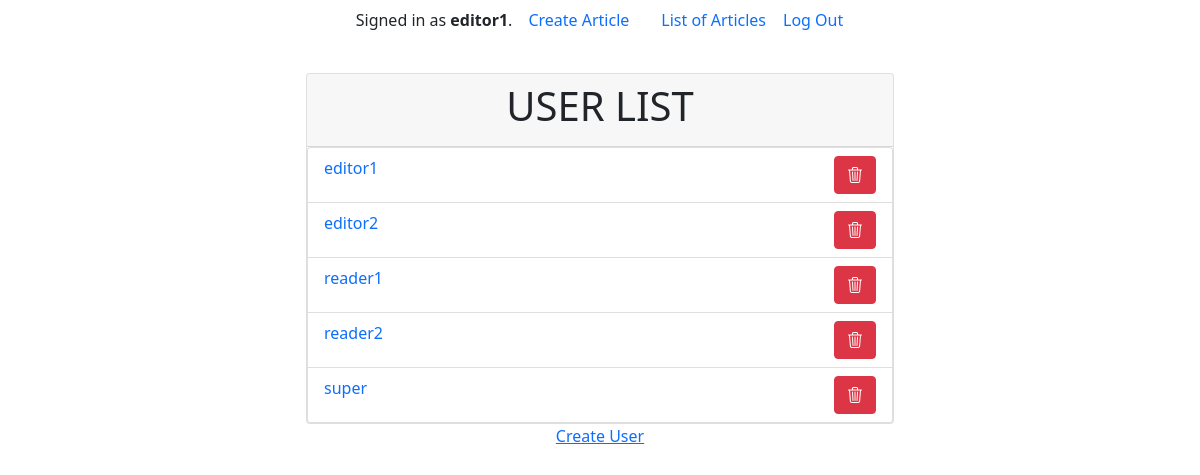
The page /management/users/ (signed in) on the database as committed earlier.
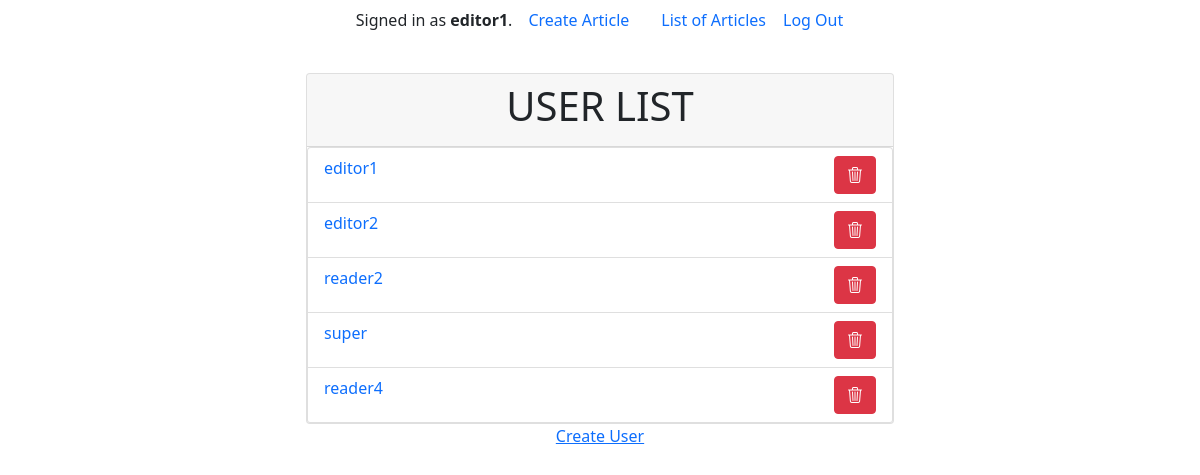
The same page on the database as committed later.
### news/models.py (models this page shows)
class User(AbstractUser):
    is_editor = models.BooleanField(default=False)
    is_reader = models.BooleanField(default=True)
    groups = models.ManyToManyField(
        Group,
        related_name='news_user_set',  # Add this line
        blank=True,
        help_text='The groups this user belongs to.',
        verbose_name='groups',
    )
    user_permissions = models.ManyToManyField(
        Permission,
        related_name='news_user_permissions_set',  # Add this line
        blank=True,
        help_text='Specific permissions for this user.',
        verbose_name='user permissions',
    )

### user_management/views.py (the view)
# urls.py: path('users/', views.user_list, name='user_list'),
@login_required(login_url=reverse_lazy('management:login'))
def user_list(request):
    users = User.objects.all()
    return render(request, 'user_management/user_list.html', {'users': users})

### user_management/templates/user_management/user_list.html (shortened to what this page needs)
{% extends "user_management/layout.html" %}
{% block body %}
<div class="card width">
  <div class="card-header">
    <h1 class="text-center text-uppercase">
      User List
    </h1>
  </div>
  <div class="list-group">
    {% for user in users %}
    <div
    class="list-group-item list-group-item-action d-flex flex-row justify-content-between"
    aria-current="true">
    <a href="{% url 'management:user_detail' user.id %}"
    class="text-decoration-none col-10"
    aria-current="true">
      {{ user.username }}
    </a>
    <form method="post" action="{% url 'management:user_delete' user.id %}">
      <button class="btn btn-danger">
        <i class="bi bi-trash3"></i>
      </button>
    </form>
    </div>
    {% endfor %}
  </div>
</div>
<a href="{% url 'management:user_create' %}">
  Create User
</a>
{% endblock %}

### user_management/templates/user_management/layout.html (shortened to what this page needs)
{% load static %}
<!DOCTYPE html>
<html lang="en">
    <head>
        <link href="https://cdn.jsdelivr.net/npm/bootstrap@5.0.2/dist/css/bootstrap.min.css" rel="stylesheet">
        <link rel="stylesheet" href="https://cdn.jsdelivr.net/npm/bootstrap-icons@1.11.3/font/bootstrap-icons.min.css">
        <link rel="stylesheet" href="{% static 'user_management/styles.css' %}">
    </head>
    <body>
        <div class="container-fluid min-vh-100 d-flex align-items-center position-relative flex-column">
            <div class="d-none d-md-block w-100">
                <ul class="nav justify-content-center w-100">
                    <li class="nav-item my-auto">
                        {% if user.is_authenticated %}
                            Signed in as <strong>{{ user.username }}</strong>.
                        {% else %}
                            Not signed in.
                        {% endif %}
                    </li>
                    {% if user.is_authenticated %}
                        {% if user.is_superuser %}
                            <li class="nav-item my-auto">
                                <a class="nav-link" href="{% url 'management:user_list' %}">User List</a>
                            </li>
                            <li class="nav-item my-auto">
                                <a class="nav-link" href="{% url 'management:user_create' %}">Create User</a>
                            </li>
                        {% elif user.is_editor %}
                            <li class="nav-item my-auto">
                                <a class="nav-link" href="{% url 'news:article_create' %}">Create Article</a>
                            </li>
                            <li class="nav-item my-auto">
                                <a class="nav-link" href="/">List of Articles</a>
                            </li>
                        {% endif %}
                        <li class="nav-item my-auto">
                            <form method="post" action="{% url 'news:logout' %}">
                                <button type="submit" class="btn btn-link nav-link" style="padding: 0;">Log Out</button>
                            </form>
                        </li>
                    {% endif %}
                </ul>
            </div>
            {% block body %}
            {% endblock %}
        </div>
    </body>
</html>

### user_management/static/user_management/styles.css (style rules this page uses)
.width { width: 100%; }
@media (min-width: 576px) { .width { width: 50%; } }

Rows that differ between the two databases and show on the page:
removed User: username "reader1"
added User: username "reader4"
